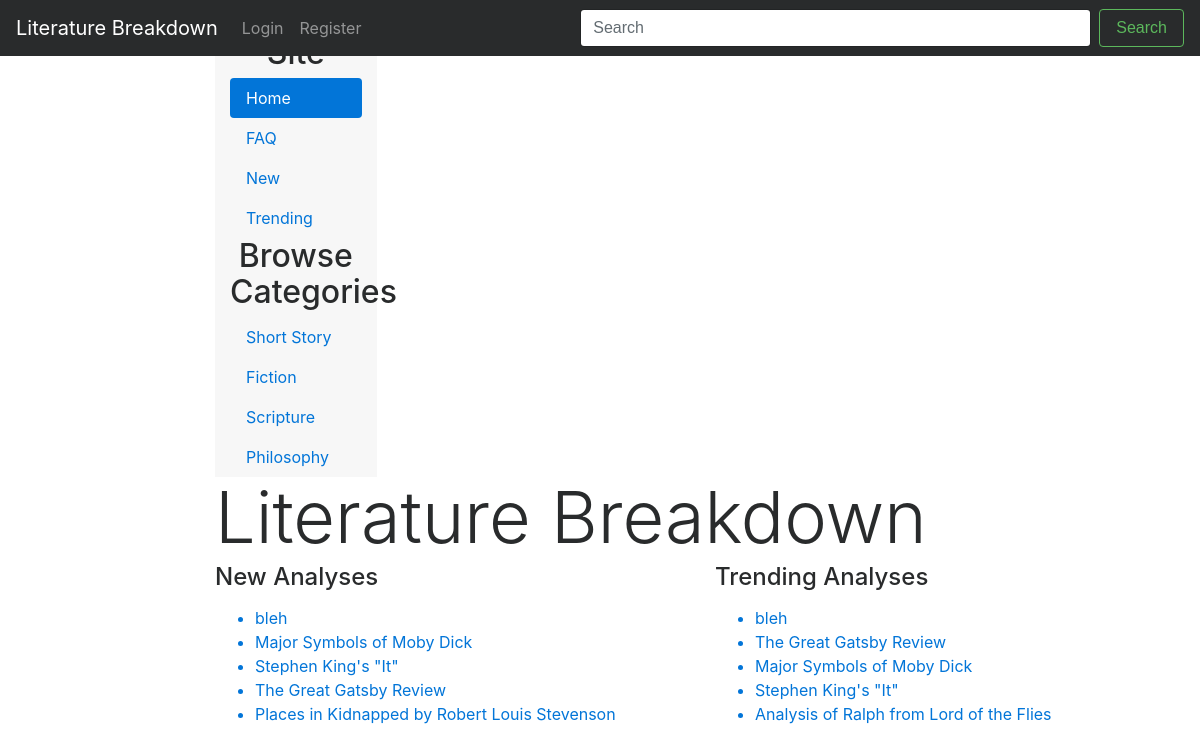
The page / on the database its author committed.
### lit/models.py (models this page shows, shortened)
class Category(models.Model):
    name = models.CharField(max_length=50, unique=False)
    slug = models.SlugField()

class Article(models.Model):
    author = models.ForeignKey(UserProfile)
    date_published = models.CharField(max_length=8, unique=False)
    book = models.CharField(max_length=128, unique=False)
    views = models.IntegerField(default=0)
    title = models.CharField(max_length=128, unique=True)
    analysis = models.CharField(max_length=2500, unique=False)
    category = models.CharField(max_length=50)
    slug = models.SlugField()
    img = models.ImageField(upload_to='profile_images', blank=True)
    rating = models.FloatField(max_length=5.0, default=0.0)
    book_author = models.CharField(max_length=128, default="")
    book_published = models.CharField(max_length=128, default="")

### lit/views.py (the view)
# urls.py: url(r'^$', views.index, name='index'),
def index(request):
    article_list_trending = Article.objects.order_by('-rating')[:5]
    article_list_new = Article.objects.order_by('date_published')[:5]
    category_list = Category.objects.all()
    context_dict = {'articles_new': article_list_new,
                    'articles_trending' : article_list_trending,
                    'categories': category_list}
    return render(request, 'lit/index.html', context=context_dict)

### templates/lit/index.html (shortened to what this page needs)
<!DOCTYPE html>
{% extends 'lit/base.html' %}
{% load staticfiles %}
{% block body_block %}
	<div class="row">
	<div class="col-sm-9 offset-sm-3 col-md-10 offset-md-2 main">
		<nav class="col-sm-3 col-md-2 hidden-xs-down bg-faded sidebar">
		  <ul class="nav nav-pills flex-column">
			<li class="nav-item">
			<h2 style="text-align:center">Browse Site</h2>
			</li>
				<li class="nav-item">
				  <a class="nav-link active" href="{% url 'index' %}">Home <span class="sr-only">(current)</span></a>
				</li>
				<li class="nav-item">
				  <a class="nav-link" href="{% url 'faq' %}">FAQ</a>
				</li>
				<li class="nav-item">
				  <a class="nav-link" href="{% url 'new' %}">New</a>
				</li>
				<li class="nav-item">
				  <a class="nav-link" href="{% url 'trending' %}">Trending</a>
				</li>
			<li class="nav-item">
			<h2 style="text-align:center">Browse Categories</h2>
			</li>
			{% if categories %}
			  {% for category in categories %}
					<li class="nav-item">
					  <a class="nav-link" href="{% url 'show_category' category.slug %}">{{ category.name }}</a>
					</li>
			   {% endfor %}
			 {% else %}
				  <strong>There are no categories to show.</strong>
			{% endif %}
		</ul>
			</nav>
		<div>
		{% if user.is_authenticated %}
			<h1 class="display-3">Literature Breakdown - Welcome Back</h1>
		{% else %}
			<h1 class="display-3">Literature Breakdown</h1>
		{% endif %}
		</div>
		<div class="row marketing">
		  <div class="col-lg-6">
			<h4>New Analyses</h4>
			<p>
			{% if articles_new %}
			<ul>
			{% for article in articles_new %}
				<a href="{% url 'show_article' article.slug %}">
				<li>{{ article.title }}</li>
				</a>
			{% endfor %}
			</ul>
			{% else %}
			<strong>There are no new articles to show.</strong>
			{% endif %}
			</p>
		  </div>
		<div class="col-lg-6">
			<h4>Trending Analyses</h4>
		<p>
			{% if articles_trending %}
			<ul>
			{% for article in articles_trending %}
				<a href="{% url 'show_article' article.slug %}">
				<li>{{ article.title }}</li>
				</a>
			{% endfor %}
			</ul>
			{% else %}
			<strong>There are no trending articles to show.</strong>
			{% endif %}
		</p>
		</div>
		</div>
	</div>
	</div>
{% endblock %}

### rows shown on the page
Category: name "Short Story"
Category: name "Fiction"
Category: name "Scripture"
Category: name "Philosophy"
Article: title "bleh"
Article: title "Major Symbols of Moby Dick"
Article: title "Stephen King's \"It\""
Article: title "The Great Gatsby Review"
Article: title "Places in Kidnapped by Robert Louis Stevenson"
Article: title "Analysis of Ralph from Lord of the Flies"
